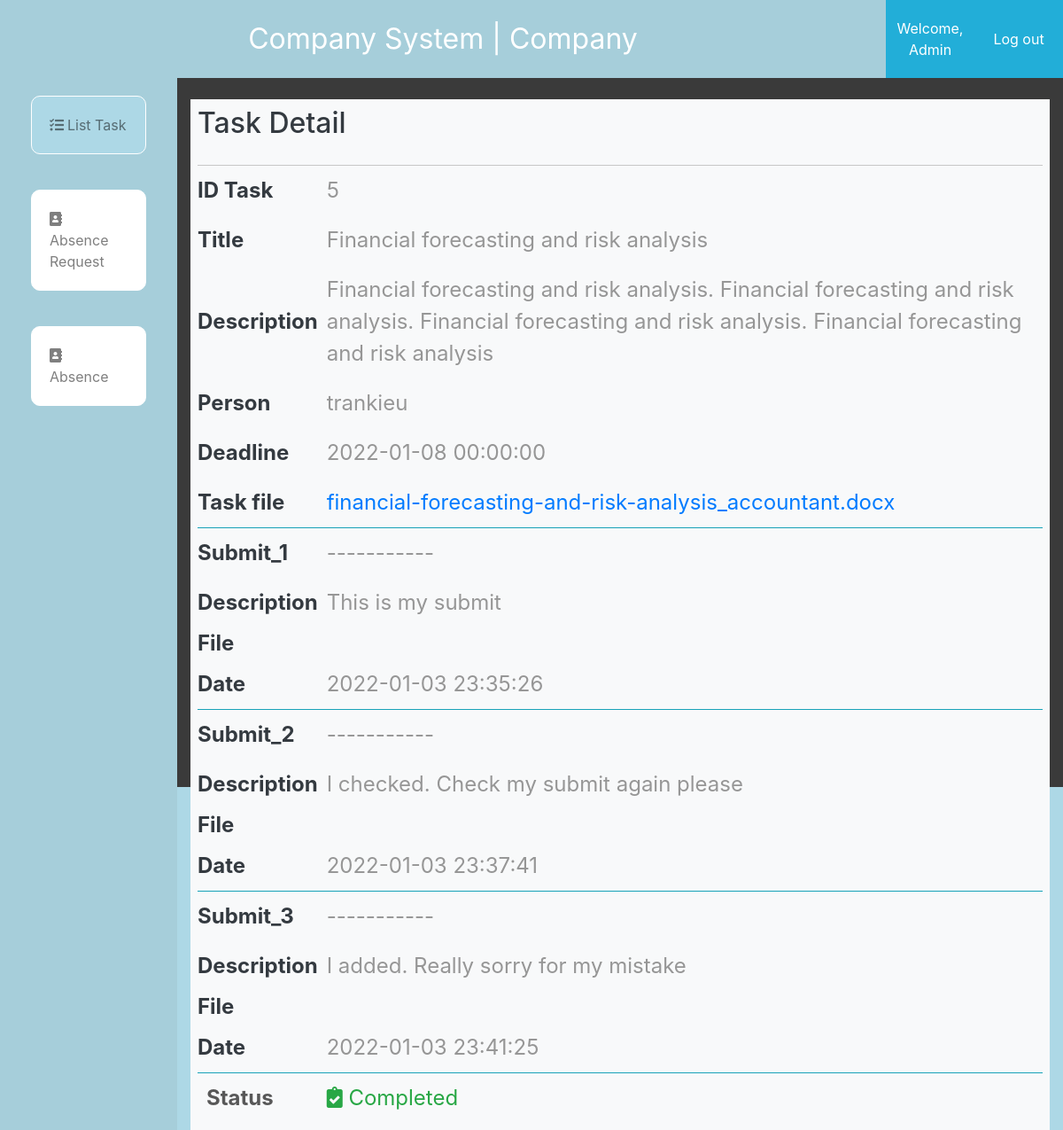
Page /manager/task_detail.php?id=5 (signed in) on the committed database.
### tables this page shows
CREATE TABLE `employee` (
  `id` int(11) NOT NULL,
  `username` varchar(255) NOT NULL,
  `password` varchar(255) NOT NULL,
  `firstname` varchar(255) NOT NULL,
  `lastname` varchar(255) NOT NULL,
  `role` varchar(255) NOT NULL DEFAULT 'employee',
  `department` varchar(255) DEFAULT NULL,
  `activated` bit(1) DEFAULT b'0',
  `avatar` varchar(255) NOT NULL DEFAULT 'images/user.png',
  `pass_md5` varchar(255) NOT NULL
);

CREATE TABLE `task` (
  `id` int(11) NOT NULL,
  `title` varchar(100) NOT NULL,
  `description` varchar(255) NOT NULL,
  `person` varchar(255) NOT NULL,
  `deadline` datetime NOT NULL,
  `file` varchar(255) NOT NULL,
  `status` varchar(255) NOT NULL DEFAULT 'New'
);

CREATE TABLE `submit_task` (
  `id_submittask` int(11) NOT NULL,
  `id_task` int(11) NOT NULL,
  `sm_description` varchar(255) NOT NULL,
  `sm_file` varchar(255) DEFAULT NULL,
  `submit_day` datetime NOT NULL DEFAULT current_timestamp()
);

### manager/task_detail.php (the view, shortened to what this page needs)
<?php
    require_once('../admin/db.php');
    $department = get_department_byuser($_SESSION['user'])['department'];
?>
<!DOCTYPE html>
<html lang="en">
<head>
	<link rel="stylesheet" href="https://maxcdn.bootstrapcdn.com/bootstrap/4.5.2/css/bootstrap.min.css">
	<link rel="stylesheet" href="https://use.fontawesome.com/releases/v5.7.2/css/all.css"
>
	<link rel="stylesheet" href="../admin/style2.css">
</head>
<body>
    <div class="container-fluid admin-section-header">
        <div class="row">
            <div class="col-sm-10 col-md-10 col-lg-10 col-xl-10 admin-logo">
            Company System | <?=$department?>
			</div>
			<div class="col-sm-1 col-md-1 col-lg-1 col-xl-1 admin-login-info">
				<a href="account.php">Welcome, <?= $_SESSION['name'] ?></a>
			</div>
			<div class="col-sm-1 col-md-1 col-lg-1 col-xl-1 admin-login-info">
				<a href="../logout.php">Log out</a>
			</div>
		</div>
		<div class="row h-100">
			<div class="  col-md-2 col-lg-2 col-xl-2  admin-section1">
				<nav class="  navbar-expand-lg navbar-light  ">
					<div class="collapse navbar-collapse" id="navbarSupportedContent">
						<ul class="navbar-nav" style="flex-direction: column;">
                            <li class="nav-item active-menu">
								<a class="nav-link p20" href="index.php"><i class="fas fa-tasks"></i>List Task</a>
							</li>
							<li class="nav-item">
								<a class="nav-link p20" href="dayoff.php"><i class="fas fa-address-book"></i>  Absence Request</a>
							</li>
                            <li class="nav-item">
								<a class="nav-link p20" href="absence.php"><i class="fas fa-address-book"></i>  Absence </a>
							</li>
						</ul>
					</div>
				</nav>
			</div>
			<div class="col-md-10 col-lg-10 col-xl-10 ">
				<div class="bg-light mt-4 text-dark p-2">
                    <div class="admin-panel-section-header ">
                        <h2>Task Detail</h2>
                    </div>
                    <div class="account-container">
                        <table class="table-hover">
                            <?php
                                $id = $_GET['id'];
                                $result = get_taskdetail_byid($id);
                                if($result['code'] == 0){
                                    $data = $result['data'];
                                    ?>
                                        <tr>
                                            <th>ID Task</th>
                                            <td><?=$data['id']?></td>
                                        </tr>
                                        <tr>
                                            <th>Title</th>
                                            <td><?=$data['title']?></td>
                                        </tr>
                                        <tr>
                                            <th>Description</th>
                                            <td><?=$data['description']?></td>
                                        </tr>
                                        <tr>
                                            <th>Person</th>
                                            <td><?=$data['person']?></td>
                                        </tr>
                                        <tr>
                                            <th>Deadline</th>
                                            <td><?=$data['deadline']?></td>
                                        </tr>
                                        <tr class="mt-1 mb-3 pb-3 border-bottom border-info">
                                            <th>Task file</th>
                                            <td><a href="../<?=$data['file']?>"><?=convert_to_filename($data['file'])?></a></td>
                                        </tr>
                                        <?php
                                            $submit_list = get_submit_list_by_id($id);
                                            if(!$submit_list['code']){
                                                $submit_data = $submit_list['data'];
                                                foreach($submit_data as $key=>$row){
                                                    ?>
                                                        <tr>
                                                            <th>Submit_<?=$key+1?></th>
                                                            <td>-----------</td>
                                                        </tr>
                                                        <tr>
                                                            <th>Description</th>
                                                            <td><?= $row['sm_description']?></td>
                                                        </tr>
                                                        <tr>
                                                            <th>File</th>
                                                            <td><a href="../<?=$row['sm_file']?>"><?=convert_to_filename($row['sm_file'])?></a></td>
                                                        </tr>
                                                        <tr class="mt-1 mb-3 pb-3 border-bottom border-info">
                                                            <th >Date</th>
                                                            <td><?= $row['submit_day']?></td>
                                                        </tr>
                                                    <?php
                                                }
                                            }
                                        ?>
                                        <tr>
                                            <td>Status</td>
                                            <?=status_ui($data['status'])?>
                                        </tr>
                                            <?php
                                }
                            ?>
                    </div>
				</div>
			</div>
		</div>
	</div>
</body>
</html>

### admin/style2.css (style rules this page uses)
* { margin: 0; padding: 0; box-sizing: border-box; }
body { background-color: lightblue; height: 100vh; }
.admin-section-header { color: #FFF; background-color: #3a3a3a; }
.admin-logo { text-align: center; padding: 20px; background-color: #a6ceda; font-size: 2rem; }
.admin-login-info { background-color: #22aed8; display: flex; justify-content: center; text-align: center; align-items: center; }
.admin-login-info a { color: white !important; }
.h-100 { height: 100vh !important; }
.admin-section1 { background-color: #a6ceda; }
.admin-section1 ul li { list-style: none; color: black; transition: all 0.3s ease; position: relative; cursor: pointer; border: 1px solid white; background-color: white; margin: 20px 20px; border-radius: 10px; }
.p20 { padding: 20px !important; align-items: center; overflow-x: hidden; }
.p20 i { margin-right: 4px; }
td { padding: 10px ; }
.admin-panel-section-header { display: flex; align-items: center; justify-content: flex-start; padding-bottom: 20px; border-bottom: #c7c7c7 1px solid; }
.active-menu { background-color: lightblue !important; }
.account-container > table { font-size: 24px; }
.account-container td { text-align: left; color: #969696; }
.account-container table tr td:first-child { color: #585858; font-weight: bold; }

### rows in the picture
employee: department "Company"
task: id "5", title "Financial forecasting and risk analysis", description "Financial forecasting and risk analysis. Financial forecasting and risk analysis. Financial forecasting and risk analysis. Financial forecasting and risk analysis", person "trankieu", deadline "2022-01-08 00:00:00", file "financial-forecasting-and-risk-analysis_accountant.docx"
submit_task: sm_description "This is my submit", submit_day "2022-01-03 23:35:26"
submit_task: sm_description "I checked. Check my submit again please", submit_day "2022-01-03 23:37:41"
submit_task: sm_description "I added. Really sorry for my mistake", submit_day "2022-01-03 23:41:25"

### other values in the picture
$_SESSION['name'] "Admin"
